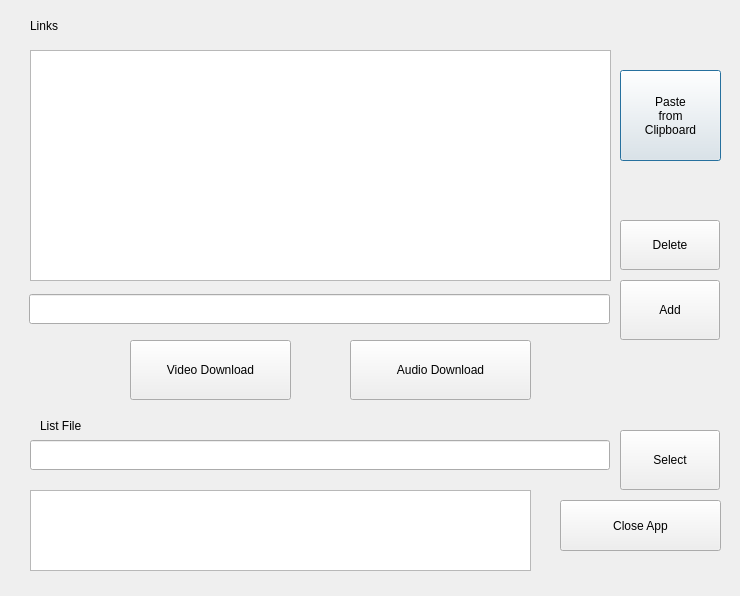
<?xml version="1.0" encoding="UTF-8"?>
<ui version="4.0">
 <class>Dialog_Main</class>
 <widget class="QDialog" name="Dialog_Main">
  <property name="geometry">
   <rect>
    <x>0</x>
    <y>0</y>
    <width>740</width>
    <height>596</height>
   </rect>
  </property>
  <property name="palette">
   <palette>
    <active>
     <colorrole role="Window">
      <brush brushstyle="SolidPattern">
       <color alpha="255">
        <red>255</red>
        <green>0</green>
        <blue>0</blue>
       </color>
      </brush>
     </colorrole>
    </active>
    <inactive/>
    <disabled/>
   </palette>
  </property>
  <property name="windowTitle">
   <string>YouTube Downloader</string>
  </property>
  <property name="autoFillBackground">
   <bool>false</bool>
  </property>
  <property name="sizeGripEnabled">
   <bool>false</bool>
  </property>
  <widget class="QLabel" name="Label_Links">
   <property name="geometry">
    <rect>
     <x>30</x>
     <y>20</y>
     <width>56</width>
     <height>12</height>
    </rect>
   </property>
   <property name="text">
    <string>Links</string>
   </property>
  </widget>
  <widget class="QPushButton" name="Btn_Paste">
   <property name="geometry">
    <rect>
     <x>620</x>
     <y>70</y>
     <width>101</width>
     <height>91</height>
    </rect>
   </property>
   <property name="text">
    <string>Paste 
from 
Clipboard</string>
   </property>
  </widget>
  <widget class="QPushButton" name="Btn_Video_Down">
   <property name="geometry">
    <rect>
     <x>130</x>
     <y>340</y>
     <width>161</width>
     <height>60</height>
    </rect>
   </property>
   <property name="text">
    <string>Video Download</string>
   </property>
  </widget>
  <widget class="QPushButton" name="Btn_Audio_Down">
   <property name="geometry">
    <rect>
     <x>350</x>
     <y>340</y>
     <width>181</width>
     <height>60</height>
    </rect>
   </property>
   <property name="text">
    <string>Audio Download</string>
   </property>
  </widget>
  <widget class="QLabel" name="Label_List_File">
   <property name="geometry">
    <rect>
     <x>40</x>
     <y>420</y>
     <width>56</width>
     <height>12</height>
    </rect>
   </property>
   <property name="text">
    <string>List File</string>
   </property>
  </widget>
  <widget class="QLineEdit" name="LineEdit_ListFile_Path">
   <property name="geometry">
    <rect>
     <x>30</x>
     <y>440</y>
     <width>580</width>
     <height>30</height>
    </rect>
   </property>
   <property name="text">
    <string/>
   </property>
  </widget>
  <widget class="QPushButton" name="Btn_Select_File">
   <property name="geometry">
    <rect>
     <x>620</x>
     <y>430</y>
     <width>100</width>
     <height>60</height>
    </rect>
   </property>
   <property name="text">
    <string>Select</string>
   </property>
  </widget>
  <widget class="QPushButton" name="Btn_Close_App">
   <property name="geometry">
    <rect>
     <x>560</x>
     <y>500</y>
     <width>161</width>
     <height>51</height>
    </rect>
   </property>
   <property name="text">
    <string>Close App</string>
   </property>
  </widget>
  <widget class="QListWidget" name="ListWidget_Links">
   <property name="geometry">
    <rect>
     <x>30</x>
     <y>50</y>
     <width>581</width>
     <height>231</height>
    </rect>
   </property>
  </widget>
  <widget class="QLineEdit" name="LineEdit_Link">
   <property name="geometry">
    <rect>
     <x>29</x>
     <y>294</y>
     <width>581</width>
     <height>30</height>
    </rect>
   </property>
  </widget>
  <widget class="QPushButton" name="Btn_Add">
   <property name="geometry">
    <rect>
     <x>620</x>
     <y>280</y>
     <width>100</width>
     <height>60</height>
    </rect>
   </property>
   <property name="text">
    <string>Add</string>
   </property>
  </widget>
  <widget class="QPushButton" name="Btn_Delete">
   <property name="geometry">
    <rect>
     <x>620</x>
     <y>220</y>
     <width>100</width>
     <height>50</height>
    </rect>
   </property>
   <property name="text">
    <string>Delete</string>
   </property>
  </widget>
  <widget class="QTextBrowser" name="TextBrowser_Status">
   <property name="geometry">
    <rect>
     <x>30</x>
     <y>490</y>
     <width>501</width>
     <height>81</height>
    </rect>
   </property>
  </widget>
 </widget>
 <resources/>
 <connections>
  <connection>
   <sender>Btn_Paste</sender>
   <signal>clicked()</signal>
   <receiver>ListWidget_Links</receiver>
   <slot>update()</slot>
   <hints>
    <hint type="sourcelabel">
     <x>670</x>
     <y>115</y>
    </hint>
    <hint type="destinationlabel">
     <x>320</x>
     <y>165</y>
    </hint>
   </hints>
  </connection>
  <connection>
   <sender>Btn_Add</sender>
   <signal>clicked()</signal>
   <receiver>ListWidget_Links</receiver>
   <slot>update()</slot>
   <hints>
    <hint type="sourcelabel">
     <x>669</x>
     <y>309</y>
    </hint>
    <hint type="destinationlabel">
     <x>320</x>
     <y>165</y>
    </hint>
   </hints>
  </connection>
  <connection>
   <sender>Btn_Delete</sender>
   <signal>clicked()</signal>
   <receiver>ListWidget_Links</receiver>
   <slot>update()</slot>
   <hints>
    <hint type="sourcelabel">
     <x>669</x>
     <y>244</y>
    </hint>
    <hint type="destinationlabel">
     <x>320</x>
     <y>165</y>
    </hint>
   </hints>
  </connection>
  <connection>
   <sender>LineEdit_Link</sender>
   <signal>returnPressed()</signal>
   <receiver>ListWidget_Links</receiver>
   <slot>update()</slot>
   <hints>
    <hint type="sourcelabel">
     <x>319</x>
     <y>308</y>
    </hint>
    <hint type="destinationlabel">
     <x>320</x>
     <y>165</y>
    </hint>
   </hints>
  </connection>
  <connection>
   <sender>Btn_Select_File</sender>
   <signal>clicked()</signal>
   <receiver>LineEdit_ListFile_Path</receiver>
   <slot>update()</slot>
   <hints>
    <hint type="sourcelabel">
     <x>669</x>
     <y>459</y>
    </hint>
    <hint type="destinationlabel">
     <x>319</x>
     <y>454</y>
    </hint>
   </hints>
  </connection>
 </connections>
</ui>
